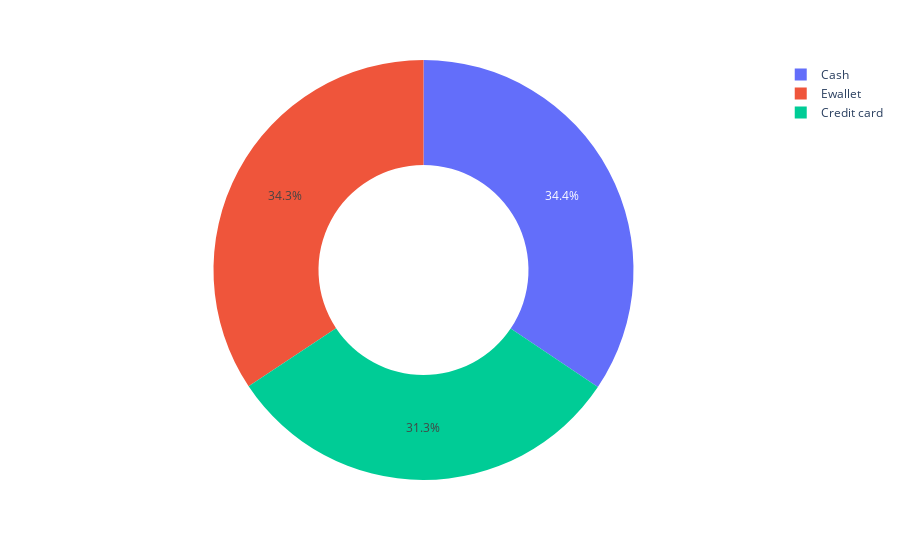

The code cell stored with this chart in its notebook:
### Code cell
px.pie(data_frame= purchases_distributed, names= 'Payment', values= 'Quantity', hole= 0.5)

### Figure 1 — Plotly figure (JSON) as saved in the notebook; plotly's stock layout.template omitted (floating-point values rounded to 4 significant figures)
{"data": [{"domain": {"x": [0, 1], "y": [0, 1]}, "hole": 0.5, "hovertemplate": "Payment=%{label}<br>Quantity=%{value}<extra></extra>", "labels": ["Cash", "Ewallet", "Credit card"], "legendgroup": "", "name": "", "showlegend": true, "type": "pie", "values": [1896, 1892, 1722]}], "layout": {"legend": {"tracegroupgap": 0}, "margin": {"t": 60}}}
